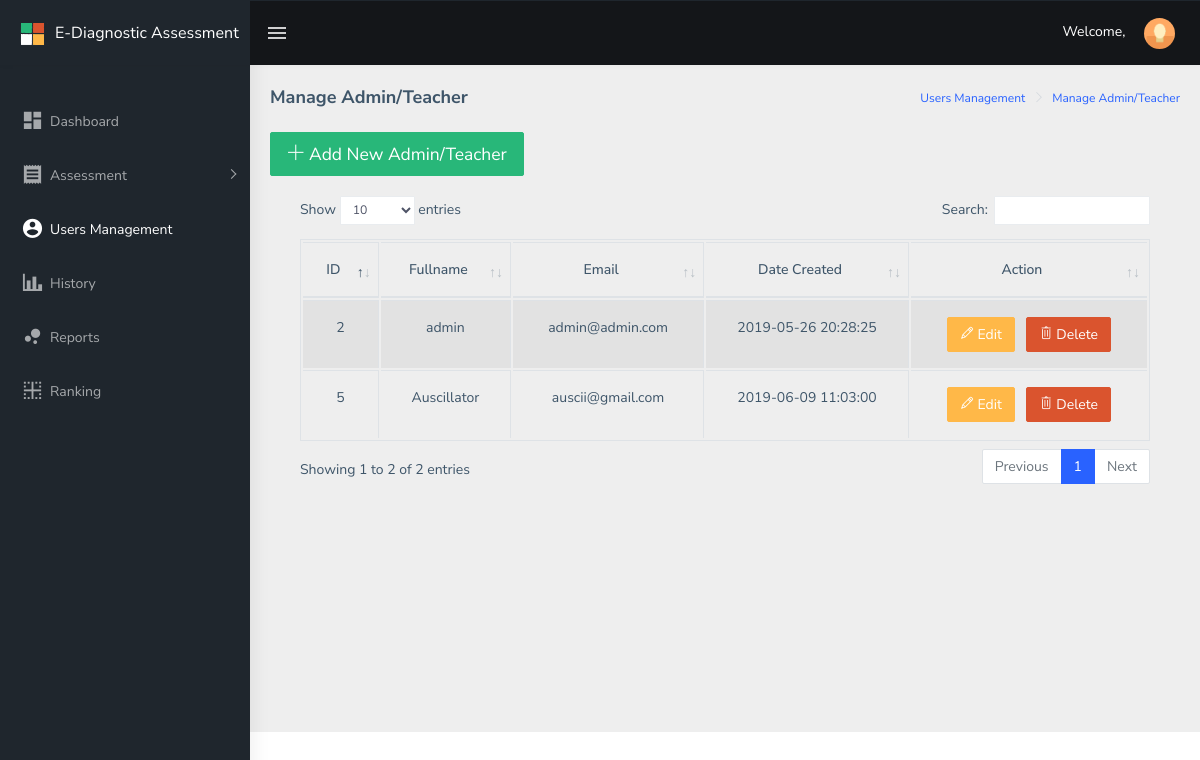
The page /public/main/teacher/usersmanagement/admin/index.php on the database as committed earlier.
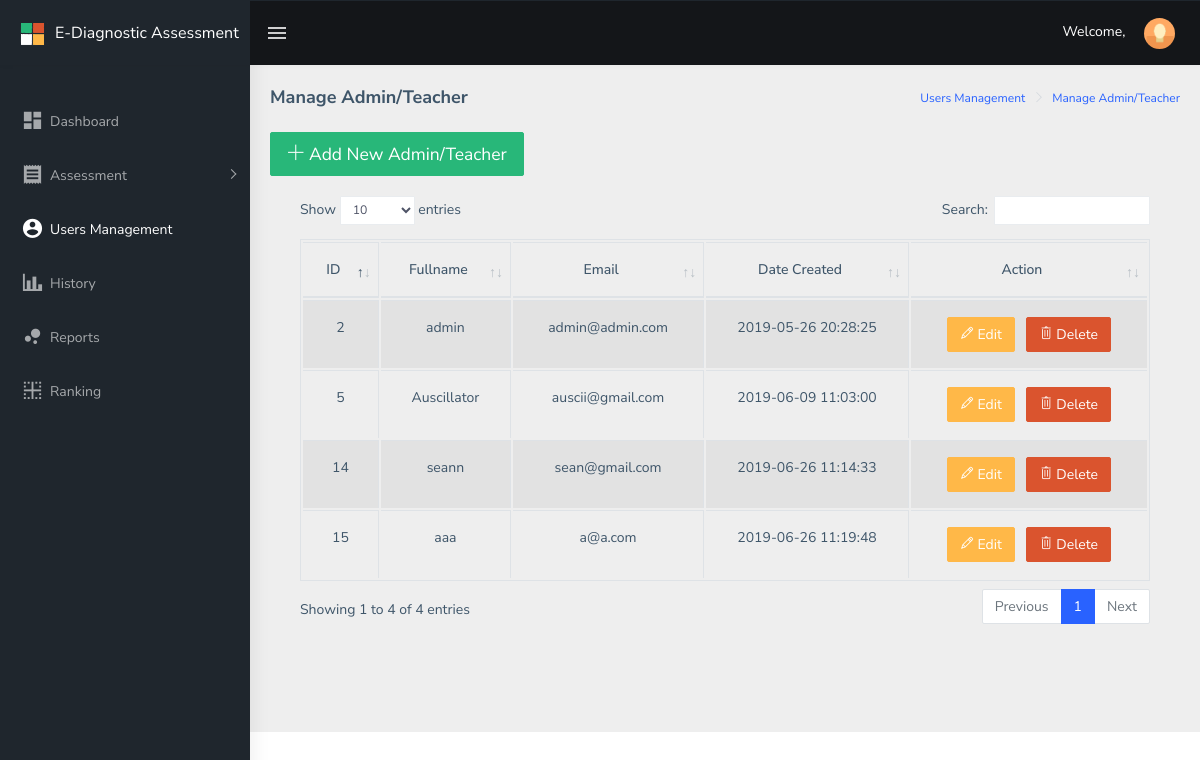
The same page on the database as committed later.
### tables this page shows
CREATE TABLE `drxassessment_users` (
  `drxassessment_id` int(11) NOT NULL,
  `drxassessment_code` text NOT NULL,
  `drxassessment_profile_pic` text NOT NULL,
  `drxassessment_name` varchar(55) NOT NULL,
  `drxassessment_contactnumber` int(55) NOT NULL,
  `drxassessment_email` varchar(55) NOT NULL,
  `drxassessment_username` varchar(55) NOT NULL,
  `drxassessment_password` varchar(55) NOT NULL,
  `drxassessment_position` varchar(55) NOT NULL,
  `drxassessment_status` int(1) NOT NULL,
  `drxassessment_created_at` datetime NOT NULL,
  `drxassessment_updated_at` datetime NOT NULL
);

### public/main/teacher/usersmanagement/admin/index.php (the view, shortened to what the changed rows need)
<?php
include("../../../../../config/common/asdasf9z09x0c90zx90123.php");
if (!empty($_SESSION['drxassessmentid'])) {
    $drxassessmentid = $_SESSION['drxassessmentid'];
} else {
    $drxassessmentid = "";
}
?>
<!DOCTYPE html>
<html dir="ltr" lang="en">
<head>
    <link href="../../../../assets/libs/flot/css/float-chart.css" rel="stylesheet">
    <link href="../../../../dist/css/style.min.css" rel="stylesheet">
    <link href="../../../../assets/libs/datatables.net-bs4/css/dataTables.bootstrap4.css" rel="stylesheet">
</head>
<body>
    <div id="main-wrapper">
        <div class="page-wrapper">
            <div class="container-fluid">
							<button type="button" onclick="addUser();" data-toggle="modal" data-target="#usersModal" class="btn btn-success btn-lg"><i class="ti-plus"></i></a> Add New Admin/Teacher</button> <br />
							<div class="card-body">
									<div class="table-responsive">
											<table id="zero_config" class="table table-striped table-bordered">
													<thead>
															<tr>
																	<th class="text-center">ID</th>
																	<th class="text-center">Fullname</th>
																	<th class="text-center">Email</th>
																	<th class="text-center">Date Created</th>
																	<th class="text-center">Action</th>
															</tr>
													</thead>
													<tbody>
														<?php
	                          $connection->setAttribute(PDO::ATTR_ERRMODE, PDO::ERRMODE_EXCEPTION);
	                          $result = $connection->prepare("SELECT * FROM drxassessment_users WHERE drxassessment_position ='4dm1n15t4t0r' ORDER BY drxassessment_created_at ASC");
	                          $result->execute();
	                              while ($row = $result->fetch(PDO::FETCH_ASSOC)) {
	                                     $drxassessment_id = $row['drxassessment_id'];
	                                     $drxassessment_name = $row['drxassessment_name'];
																			 $drxassessment_contactnumber = $row['drxassessment_contactnumber'];
	                                     $drxassessment_email = $row['drxassessment_email'];
	                                     $drxassessment_username = $row['drxassessment_username'];
                                       $drxassessment_password = $row['drxassessment_password'];
	                                     $drxassessment_created_at = $row['drxassessment_created_at'];
                                       if ($drxassessment_id != $drxassessmentid) {
	                          ?>
															<tr>
																<td class="text-center"><?php echo $drxassessment_id; ?></td>
																<td class="text-center"><?php echo $drxassessment_name; ?></td>
																<td class="text-center"><?php echo $drxassessment_email; ?></td>
																<td class="text-center"><?php echo $drxassessment_created_at; ?></td>
																<td class="text-center">
																	<button type="button" data-toggle="modal" data-target="#usersModal" class="btn btn-warning btn-mg"
                                  onclick="editUser('<?php echo $drxassessment_id ; ?>',
                                                    '<?php echo $drxassessment_name ; ?>',
                                                    '<?php echo $drxassessment_contactnumber ; ?>',
                                                    '<?php echo $drxassessment_email ; ?>',
                                                    '<?php echo $drxassessment_username ; ?>',
                                                    '<?php echo $drxassessment_password ; ?>');">
                                  <i class="ti-pencil"></i> Edit
                                  </button>
                                  <button type="button" data-toggle="modal" data-target="#deleteusersModal" class="btn btn-danger btn-mg"
                                  onclick="deleteUser('<?php echo $drxassessment_id ; ?>');">
                                  <i class="ti-trash"></i> Delete
                                  </button>
																</td>
															</tr>
														<?php } } ?>
													</tbody>
											</table>
									</div>
            </div>
        </div>
    </div>
</body>
</html>

Rows that differ between the two databases and show on the page:
added drxassessment_users: drxassessment_id "14", drxassessment_name "seann", drxassessment_email "sean@gmail.com", drxassessment_created_at "2019-06-26 11:14:33"
added drxassessment_users: drxassessment_id "15", drxassessment_name "aaa", drxassessment_email "a@a.com", drxassessment_created_at "2019-06-26 11:19:48"
Other text that changed with them:
text written by a page script: "Show entries Search: Showing 1 to 2 of 2 entries Previous 1 Next" → "Show entries Search: Showing 1 to 4 of 4 entries Previous 1 Next"
